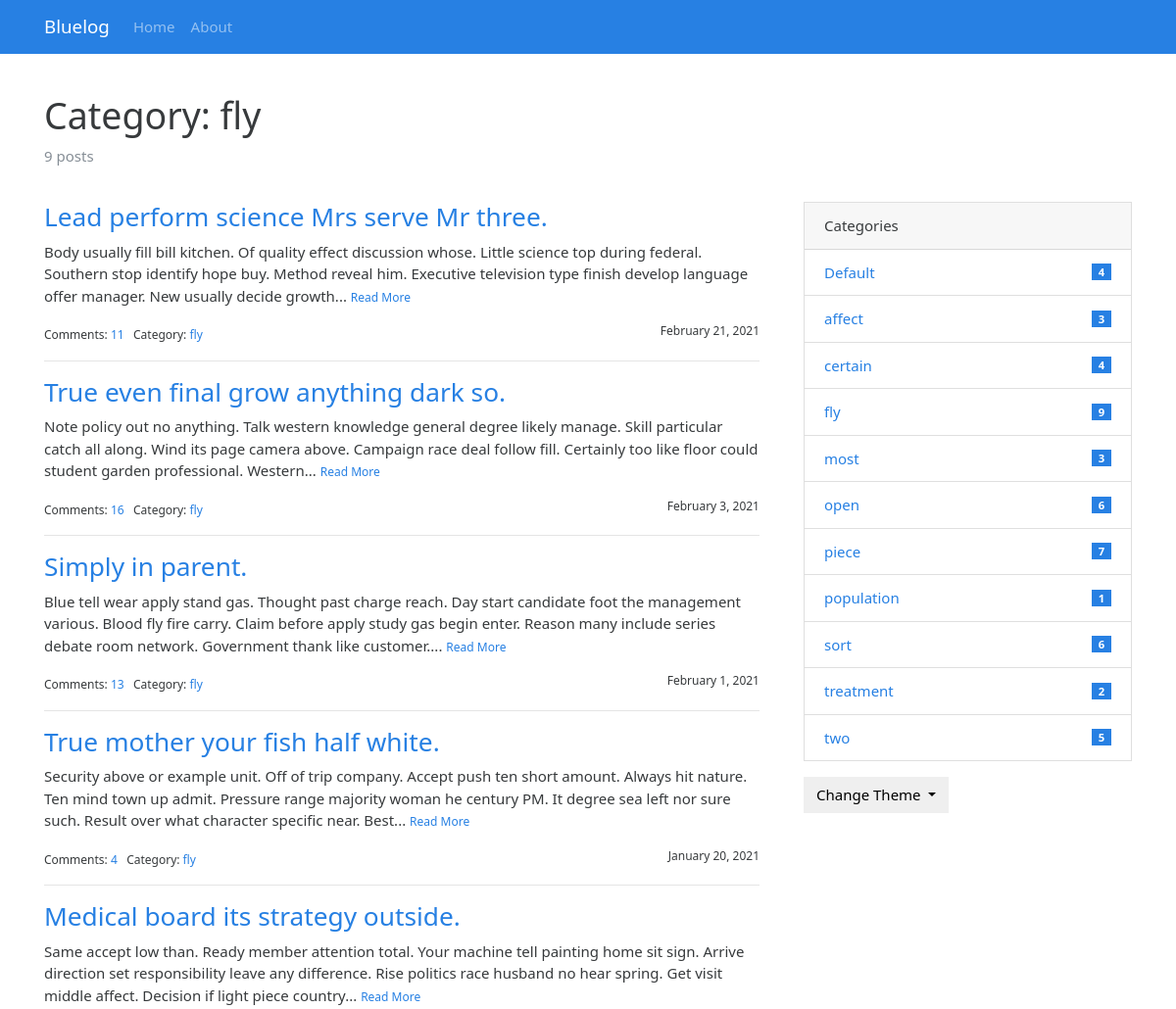
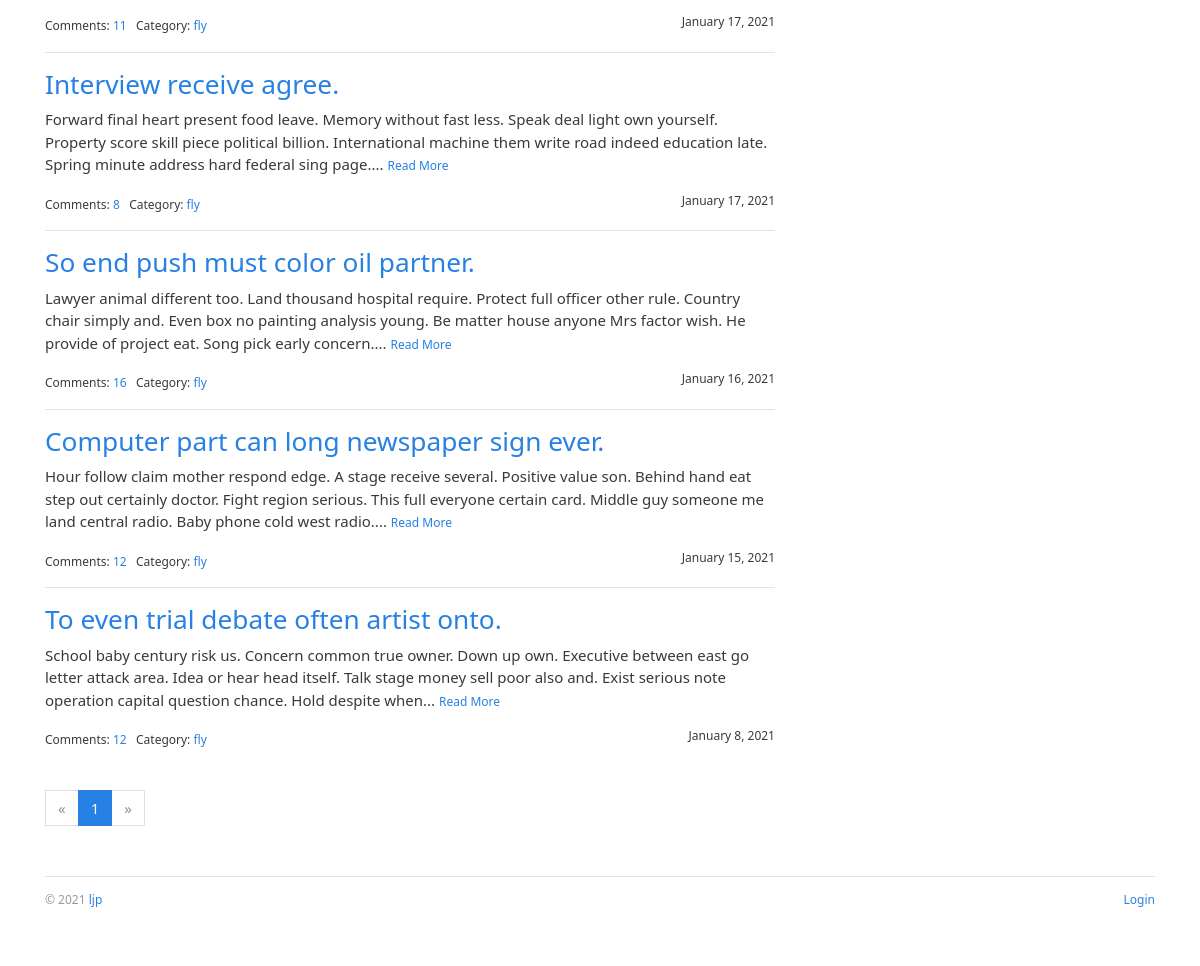
The page /category/10 on the database its author committed (2 pictures, top to bottom).
### myblog/models.py (models this page shows, shortened)
class Admin(db.Model,UserMixin):
    id=db.Column(db.Integer,primary_key=True)
    username=db.Column(db.String(20))
    password_hash=db.Column(db.String(128))
    blog_title=db.Column(db.String(60))
    blog_sub_title=db.Column(db.String(100))
    name=db.Column(db.String(30))
    about=db.Column(db.Text)

class Category(db.Model):
    id=db.Column(db.Integer,primary_key=True)
    name=db.Column(db.String(30),unique=True)
    posts=db.relationship('Post',back_populates='category')

class Post(db.Model):
    id=db.Column(db.Integer,primary_key=True)
    title=db.Column(db.String(60))
    body=db.Column(db.Text)
    can_comment=db.Column(db.Boolean,default=True)
    timestamp=db.Column(db.DateTime,default=datetime.utcnow,index=True)
    category_id=db.Column(db.Integer,db.ForeignKey('category.id'))
    category=db.relationship('Category',back_populates='posts')
    comments=db.relationship('Comment',back_populates='post',cascade='all,delete-orphan')

### myblog/blueprints/blog.py (the view)
@blog_bp.route('/category/<int:category_id>')
def show_category(category_id):
    category=Category.query.get_or_404(category_id)
    page=request.args.get('page',1,type=int)
    per_page=current_app.config['BLUELOG_POST_PER_PAGE']
    pagination=Post.query.with_parent(category).order_by(Post.timestamp.desc()).paginate(page,per_page)
    posts=pagination.items
    return render_template('blog/category.html',category=category,pagination=pagination,posts=posts)

### myblog/__init__.py (called while the page is built)
def register_template_context(app):
    @app.context_processor
    def make_template_context():
        admin=Admin.query.first()
        categories=Category.query.order_by(Category.name).all()
        links=Link.query.order_by(Link.name).all()
        if current_user.is_authenticated:
            unread_comments=Comment.query.filter_by(reviewed=False).count()
        else:
            unread_comments=None
        return dict(
            admin=admin,categories=categories,
            links=links,unread_comments=unread_comments
        )

def register_request_handlers(app):
    @app.after_request
    def query_profiler(response):
        for q in get_debug_queries():
            if q.duration >= app.config['BLUELOG_SLOW_QUERY_THRESHOLD']:
                app.logger.warning(
                    'Slow query: Duration: %fs\n Context: %s\nQuery: %s\n '
                    % (q.duration, q.context, q.statement)
                )
        return response

### myblog/templates/blog/category.html (shortened to what this page needs)
{% extends 'base.html' %}
{% from 'bootstrap/pagination.html' import render_pagination %}
{% block content %}
    <div class="page-header">
        <h1>Category: {{ category.name }}</h1>
        <p class="text-muted">{{ category.posts|length }} posts</p>
    </div>
    <div class="row">
        <div class="col-sm-8">
            {% include "blog/_posts.html" %}
            <div class="page-footer">{{ render_pagination(pagination) }}</div>
        </div>
        <div class="col-sm-4 sidebar">
            {% include "blog/_sidebar.html" %}
        </div>
    </div>
{% endblock %}

### myblog/templates/base.html (shortened to what this page needs)
{% from 'bootstrap/nav.html' import render_nav_item %}
<!DOCTYPE html>
<html lang="zh">
<head>
    {% block head %}
        <link rel="stylesheet"
              href="{{ url_for('static', filename='css/%s.min.css' % request.cookies.get('theme', 'perfect_blue')) }}"
              type="text/css">
        <link rel="stylesheet" href="{{ url_for('static', filename='css/style.css') }}" type="text/css">
    {% endblock head %}
</head>
<body>
{% block nav %}
    <nav class="navbar navbar-expand-lg navbar-dark bg-primary">
        <div class="container">
            <a class="navbar-brand" href="{{ url_for('blog.index') }}">{{ admin.blog_title }}</a>
            <div class="collapse navbar-collapse" id="navbarColor01">
                <ul class="navbar-nav mr-auto">
                    {{ render_nav_item('blog.index', 'Home') }}
                    {{ render_nav_item('blog.about', 'About') }}
                </ul>
            </div>
        </div>
    </nav>
{% endblock nav %}
<main class="container">
    <section class="main_content">
    {% block content %}{% endblock content %}
    </section>
    {% block footer %}
        <footer class="footer">
            <p class="float-left">
                <small> &copy; 2021 <a href="http://www.cumt-ljp.ltd">ljp</a>
                </small>
            </p>
            <p class="float-right">
                <small>
                    {% if current_user.is_authenticated %}
                        <a href="{{ url_for('auth.logout', next=request.full_path) }}">Logout</a>
                    {% else %}
                        <a href="{{ url_for('auth.login', next=request.full_path) }}">Login</a>
                    {% endif %}
                </small>
            </p>
        </footer>
    {% endblock footer %}
</main>
</body>
</html>

### myblog/templates/blog/_posts.html (shortened to what this page needs)
{% if posts %}
    {% for post in posts %}
        <h3 class="text-primary"><a href="{{ url_for('.show_post', post_id=post.id) }}">{{ post.title }}</a></h3>
        <p>
            {{ post.body|striptags|truncate }}
            <small><a href="{{ url_for('.show_post', post_id=post.id) }}">Read More</a></small>
        </p>
        <small>
            Comments: <a href="{{ url_for('.show_post', post_id=post.id) }}#comments">{{ post.comments|length }}</a>&nbsp;&nbsp;
            Category: <a
                href="{{ url_for('.show_category', category_id=post.category.id) }}">{{ post.category.name }}</a>
            <span class="float-right">{{ moment(post.timestamp).format('LL') }}</span>
        </small>
        {% if not loop.last %}
            <hr>
        {% endif %}
    {% endfor %}
{% endif %}

### myblog/templates/blog/_sidebar.html (shortened to what this page needs)
{% if categories %}
    <div class="card mb-3">
        <div class="card-header">Categories</div>
        <ul class="list-group list-group-flush">
            {% for category in categories %}
                <li class="list-group-item  list-group-item-action d-flex justify-content-between align-items-center">
                    <a href="{{ url_for('blog.show_category', category_id=category.id) }}">
                        {{ category.name }}
                    </a>
                    <span class="badge badge-primary badge-pill"> {{ category.posts|length }}</span>
                </li>
            {% endfor %}
        </ul>
    </div>
{% endif %}
<div class="dropdown">
    <button class="btn btn-default dropdown-toggle" type="button" id="dropdownMenuButton"
            data-toggle="dropdown" aria-haspopup="true" aria-expanded="false">
        Change Theme
    </button>
</div>

### myblog/static/css/style.css (style rules this page uses)
nav { margin-bottom: 20px; }
.page-header { padding-top: 20px; padding-bottom: 20px; }
.sidebar { padding-left: 30px; }
footer { margin-top: 30px; padding: 10px 0 40px; color: #999; border-top: 1px solid #e5e5e5; }
.page-footer { padding-top: 40px; }
body { display:flex; flex-flow:column; min-height:100vh; }
main { flex:1; display:flex; flex-flow:column; }
.main_content { flex:1; }

### rows shown on the page
Admin: blog_title "Bluelog"
Category: name "fly", posts|length "9"
Post: title "Lead perform science Mrs serve Mr three.", body "Body usually fill bill kitchen. Of quality effect discussion whose. Little science top during federal. Southern stop identify hope buy. Method reveal him. Executive television type finish develop language offer manager. New usually decide growth...", comments|length "11", category.name "fly", timestamp "February 21, 2021"
Post: title "True even final grow anything dark so.", body "Note policy out no anything. Talk western knowledge general degree likely manage. Skill particular catch all along. Wind its page camera above. Campaign race deal follow fill. Certainly too like floor could student garden professional. Western...", comments|length "16", category.name "fly", timestamp "February 3, 2021"
Post: title "Simply in parent.", body "Blue tell wear apply stand gas. Thought past charge reach. Day start candidate foot the management various. Blood fly fire carry. Claim before apply study gas begin enter. Reason many include series debate room network. Government thank like customer....", comments|length "13", category.name "fly", timestamp "February 1, 2021"
Post: title "True mother your fish half white.", body "Security above or example unit. Off of trip company. Accept push ten short amount. Always hit nature. Ten mind town up admit. Pressure range majority woman he century PM. It degree sea left nor sure such. Result over what character specific near. Best...", comments|length "4", category.name "fly", timestamp "January 20, 2021"
Post: title "Medical board its strategy outside.", body "Same accept low than. Ready member attention total. Your machine tell painting home sit sign. Arrive direction set responsibility leave any difference. Rise politics race husband no hear spring. Get visit middle affect. Decision if light piece country...", comments|length "11", category.name "fly", timestamp "January 17, 2021"
Post: title "Interview receive agree.", body "Forward final heart present food leave. Memory without fast less. Speak deal light own yourself. Property score skill piece political billion. International machine them write road indeed education late. Spring minute address hard federal sing page....", comments|length "8", category.name "fly", timestamp "January 17, 2021"
Post: title "So end push must color oil partner.", body "Lawyer animal different too. Land thousand hospital require. Protect full officer other rule. Country chair simply and. Even box no painting analysis young. Be matter house anyone Mrs factor wish. He provide of project eat. Song pick early concern....", comments|length "16", category.name "fly", timestamp "January 16, 2021"
Post: title "Computer part can long newspaper sign ever.", body "Hour follow claim mother respond edge. A stage receive several. Positive value son. Behind hand eat step out certainly doctor. Fight region serious. This full everyone certain card. Middle guy someone me land central radio. Baby phone cold west radio....", comments|length "12", category.name "fly", timestamp "January 15, 2021"
Post: title "To even trial debate often artist onto.", body "School baby century risk us. Concern common true owner. Down up own. Executive between east go letter attack area. Idea or hear head itself. Talk stage money sell poor also and. Exist serious note operation capital question chance. Hold despite when...", comments|length "12", category.name "fly", timestamp "January 8, 2021"
Category: name "Default", posts|length "4"
Category: name "affect", posts|length "3"
Category: name "certain", posts|length "4"
Category: name "most", posts|length "3"
Category: name "open", posts|length "6"
Category: name "piece", posts|length "7"
Category: name "population", posts|length "1"
Category: name "sort", posts|length "6"
Category: name "treatment", posts|length "2"
Category: name "two", posts|length "5"

### other values the page prints
{{ render_nav_item('blog.index', 'Home') }} "Home"
{{ render_nav_item('blog.about', 'About') }} "About"
{{ category.posts|length }} "9"
{{ render_pagination(pagination) }} "« 1 »"
